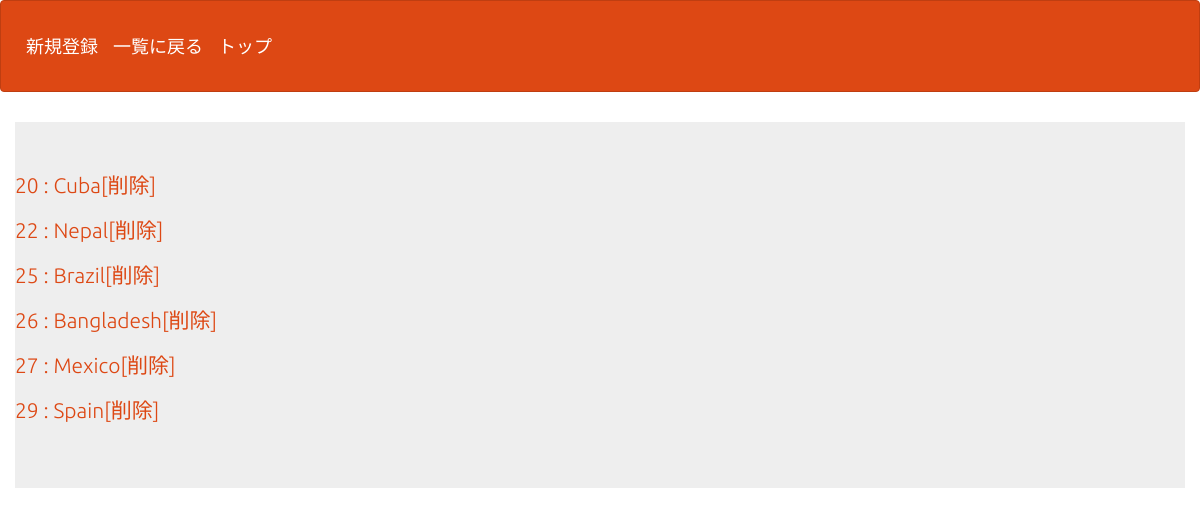
The app's page /bm_select2.php (signed in) with its own data.
### tables this page shows
CREATE TABLE `gs_bm_table` (
  `id` int(12) NOT NULL,
  `country` varchar(64) NOT NULL,
  `start` date NOT NULL DEFAULT '1900-01-01',
  `end` date NOT NULL DEFAULT '1900-01-01',
  `url` text NOT NULL,
  `image` varchar(256) NOT NULL,
  `rate` int(11) NOT NULL,
  `comment` text NOT NULL,
  `date` datetime NOT NULL
);

### bm_select2.php (the view, shortened to what this page needs)
<?php
$pdo = db_con();
$stmt = $pdo->prepare('SELECT * FROM gs_bm_table;');
$status = $stmt->execute();
$view = '';
if ($status === false) {
    sql_error($stmt);
} else {
    while ($result = $stmt->fetch(PDO::FETCH_ASSOC)) {
        $view .= '<p>';
        $view .= '<a href="bm_detail.php?id='.$result['id'].'">';
        $view .= $result['id'] . ' : ' . $result['country'];
        $view .= '</a>';
        $view .= '<a href="bm_delete.php?id='.$result['id'].'">';
        $view .= '[削除]';
        $view .= '</a>';
        $view .= '</p>';
    }
}
?>
<!DOCTYPE html>
<html lang="ja">
<head>
    <link rel="stylesheet" href="css/range.css">
    <link href="css/bootstrap.min.css" rel="stylesheet">
</head>
<body id="main">
    <header>
        <nav class="navbar navbar-default">
            <div class="container-fluid">
                <div class="navbar-header">
                    <a class="navbar-brand" href="bm_index.php">新規登録</a>
                    <a class="navbar-brand" href="bm_select.php">一覧に戻る</a>
                    <a class="navbar-brand" href="index.php">トップ</a>
                </div>
            </div>
        </nav>
    </header>
    <div>
        <div class="container jumbotron">
            <?= $view ?>
        </div>
    </div>
</body>
</html>

### bm_select2.php (style rules this page uses)
div { padding: 10px; font-size: 16px; }

### records on screen
gs_bm_table: value "20 : Cuba [削除]"
gs_bm_table: value "22 : Nepal [削除]"
gs_bm_table: value "25 : Brazil [削除]"
gs_bm_table: value "26 : Bangladesh [削除]"
gs_bm_table: value "27 : Mexico [削除]"
gs_bm_table: value "29 : Spain [削除]"
